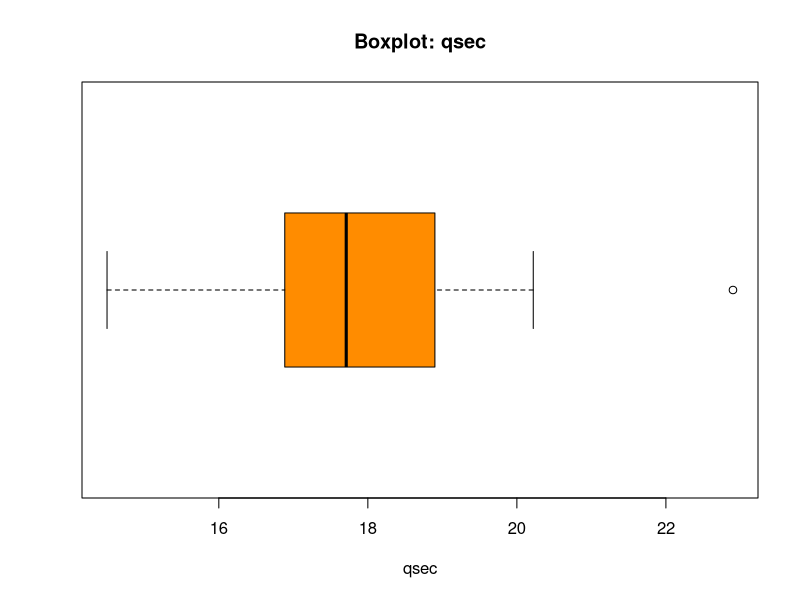
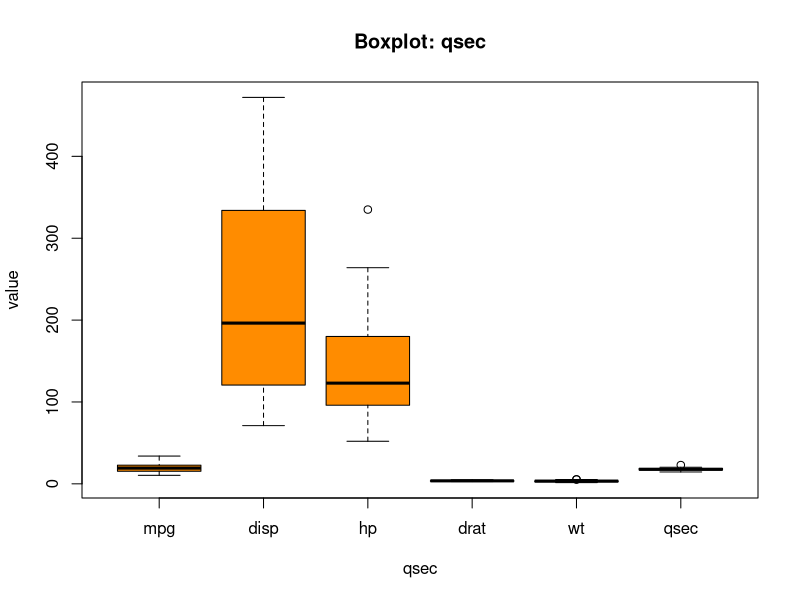
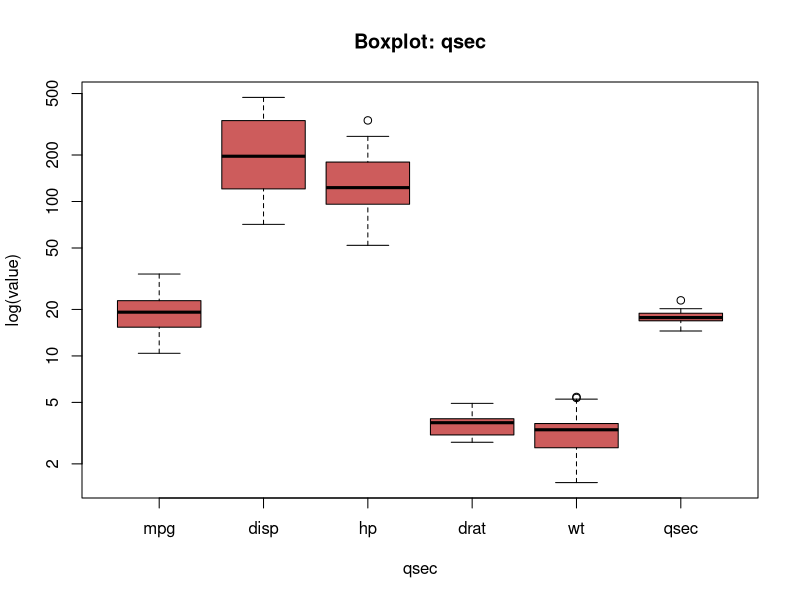
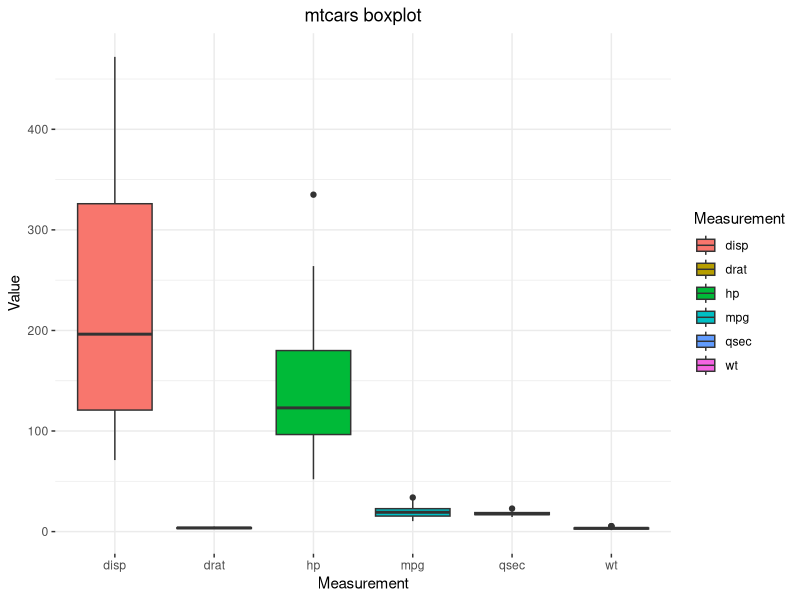
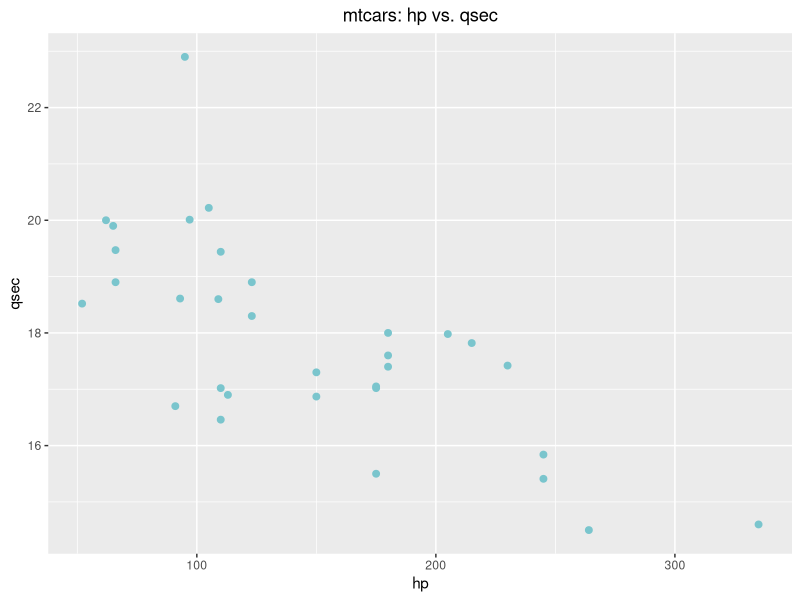
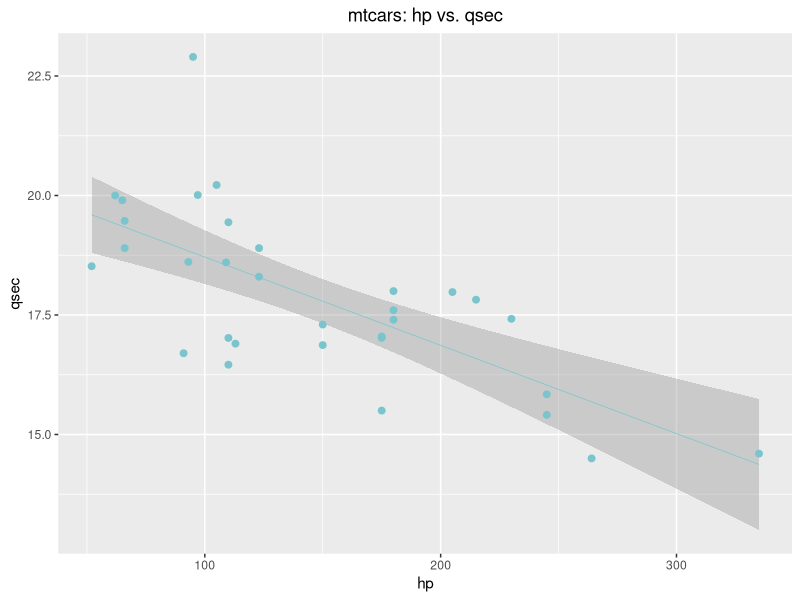
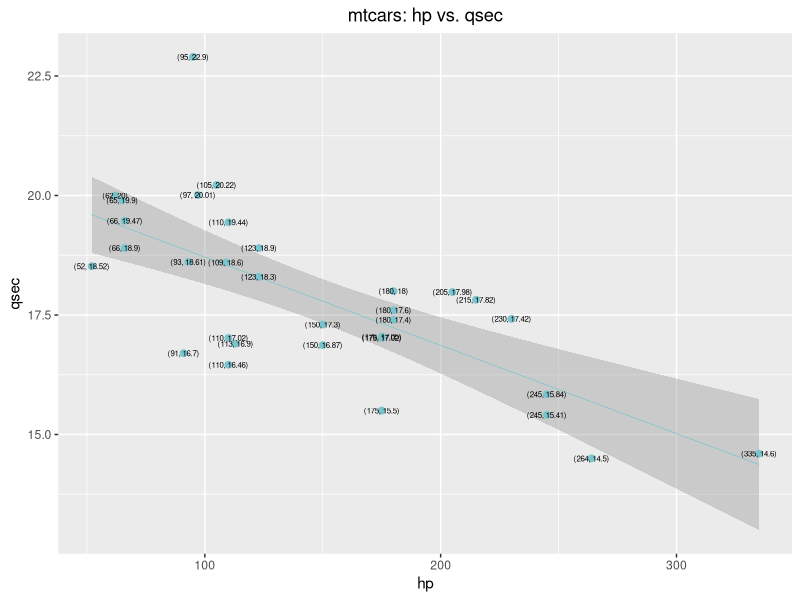
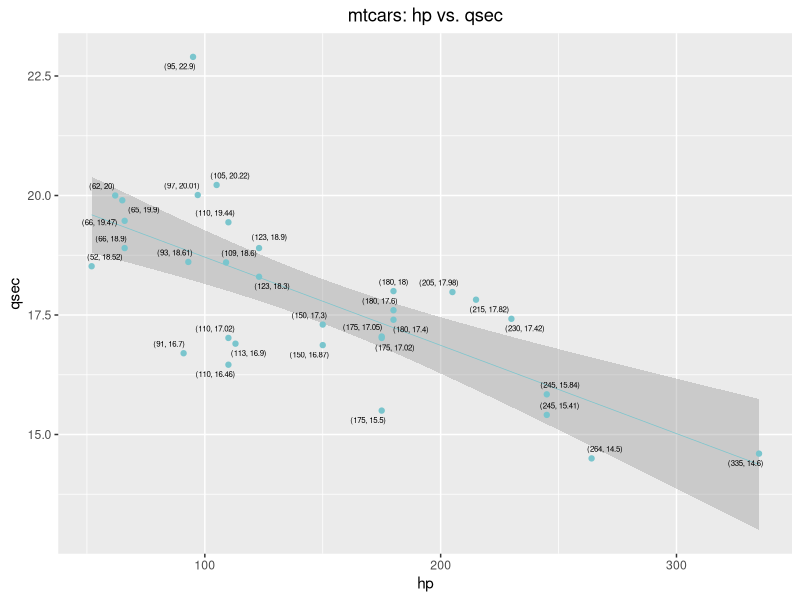

Reproduce these figures in R, in order.
## ---- chunk 1
data(mtcars)
head(mtcars)
## ---- chunk 2
print(paste0("mtcars has ", 
             dim(mtcars)[1], 
             " rows and ", 
             dim(mtcars)[2], 
             " columns."))
## ---- chunk 3
summary(mtcars)
## ---- chunk 4
mean(mtcars$qsec)
## ---- chunk 5
median(mtcars$qsec)
## ---- chunk 6
min(mtcars$qsec)
## ---- chunk 7
max(mtcars$qsec)
## ---- chunk 8
range(mtcars$qsec)
## ---- chunk 9
rangeQsec <- abs(Reduce("-", range(mtcars$qsec)))
print(rangeQsec)
## ---- chunk 10
quantile(mtcars$qsec, probs = .25)
## ---- chunk 11
quantile(mtcars$qsec, probs = c(.25, .5, .75))
## ---- chunk 12
boxplot(mtcars$qsec,
        horizontal = TRUE, 
        xlab="qsec",
        col = "darkorange",
        main = "Boxplot: qsec")
## ---- chunk 13
## NOTE: Boxplot "fences" and outlier detection
## -----------------------------------------
# Boxplot in R recognizes as outliers those data points that are found beyond OUTTER fences
# Source: http://www.itl.nist.gov/div898/handbook/prc/section1/prc16.htm
# Q3 = 75 percentile, Q1 = 25 percentile
Q3 <- quantile(mtcars$qsec, .75)
Q3
## ---- chunk 14
Q1 <- quantile(mtcars$qsec, .25)
Q1
## ---- chunk 15
# IQ = Q3 - Q1; Interquartile range
IQR <- unname(Q3 - Q1)
IQR
## ---- chunk 16
lif <- Q1 - 1.5*IQR
uif <- Q3 + 1.5*IQR
lof <- Q1 - 3*IQR
uof <- Q3 + 3*IQR
mtcars$qsec[mtcars$qsec > uif]
## ---- chunk 17
mtcars$qsec[mtcars$qsec > uof]
## ---- chunk 18
boxplot(mtcars[ , c('mpg', 'disp', 'hp', 'drat', 'wt', 'qsec')], 
        horizontal = FALSE, 
        xlab="qsec",
        ylab = "value",
        col = "darkorange",
        main = "Boxplot: qsec")
## ---- chunk 19
boxplot(mtcars[ , c('mpg', 'disp', 'hp', 'drat', 'wt', 'qsec')], 
        horizontal = FALSE, 
        xlab="qsec",
        ylab = "log(value)",
        log = "y",
        col = "indianred",
        main = "Boxplot: qsec")
## ---- chunk 20
library(tidyverse)
mtcars$id <- 1:dim(mtcars)[1]
mtcarsPlot <- mtcars %>%
  select(id, mpg, disp, hp, drat, wt, qsec) %>% 
  pivot_longer(cols = -id,
               names_to = "Measurement",
               values_to = "Value")
head(mtcarsPlot, 30)
## ---- chunk 21
ggplot(data = mtcarsPlot, 
       aes(x = Measurement, 
           y = Value, 
           fill = Measurement)) + 
  geom_boxplot() + 
  ggtitle("mtcars boxplot") + 
  theme_bw() + 
  theme(panel.border = element_blank()) + 
  theme(plot.title = element_text(hjust = .5))
## ---- chunk 22
ggplot(data = mtcars, 
       aes(x = hp, 
           y = qsec)) + 
  geom_point(size = 2, color = "cadetblue3") +
  ggtitle("mtcars: hp vs. qsec") + 
  theme(panel.border = element_blank()) + 
  theme(plot.title = element_text(hjust = .5))
## ---- chunk 23
ggplot(data = mtcars, 
       aes(x = hp, 
           y = qsec)) + 
  geom_smooth(method = "lm", size = .25, color = "cadetblue3") + 
  geom_point(size = 2, color = "cadetblue3") +
  ggtitle("mtcars: hp vs. qsec") + 
  theme(panel.border = element_blank()) + 
  theme(plot.title = element_text(hjust = .5))
## ---- chunk 24
mtcarsPlot <- mtcars %>% 
  select(hp, qsec)
mtcarsPlot$label <- paste0("(", 
                           mtcarsPlot$hp, ", ", 
                           mtcarsPlot$qsec, 
                           ")")
ggplot(data = mtcarsPlot, 
       aes(x = hp, 
           y = qsec, 
           label = label)) + 
  geom_smooth(method = "lm", size = .25, color = "cadetblue3") + 
  geom_point(size = 2, color = "cadetblue3") +
  geom_text(size = 2) + 
  ggtitle("mtcars: hp vs. qsec") + 
  theme(panel.border = element_blank()) + 
  theme(plot.title = element_text(hjust = .5))
## ---- chunk 25
library(ggrepel)
mtcarsPlot <- mtcars %>% 
  select(hp, qsec)
mtcarsPlot$label <- paste0("(", 
                           mtcarsPlot$hp, ", ", 
                           mtcarsPlot$qsec, 
                           ")")
ggplot(data = mtcarsPlot, 
       aes(x = hp, 
           y = qsec, 
           label = label)) + 
  geom_smooth(method = "lm", size = .25, color = "cadetblue3") + 
  geom_point(size = 1.5, color = "cadetblue3") +
  geom_text_repel(size = 2) + 
  ggtitle("mtcars: hp vs. qsec") + 
  theme(panel.border = element_blank()) + 
  theme(plot.title = element_text(hjust = .5))
## ---- chunk 26
mtcarsPlot <- mtcars %>% 
  select(cyl) %>% 
  group_by(cyl) %>% 
  summarise(count = n())
mtcarsPlot
## ---- chunk 27
ggplot(data = mtcarsPlot, 
       aes(x = cyl, 
           y = count)) + 
  geom_bar(stat = "identity", fill = "cadetblue4", width = .5) + 
  ggtitle("Number of cylinders across the models found in mtcars") +
  theme(panel.border = element_blank()) + 
  theme(plot.title = element_text(hjust = .5))
## ---- chunk 28
ggplot(mtcars, 
       aes(x = hp, 
           fill = cyl, 
           group = cyl)) + 
  geom_density(alpha = .15, color = "black") + 
  ggtitle("Distrubutions of hp across cyl") + 
  xlab('hp') + 
  ylab('Density') + 
  theme_bw() + 
  theme(panel.border = element_blank()) +
  theme(plot.title = element_text(hjust = .5))
## ---- chunk 29
mtcars$cyl <- as.factor(mtcars$cyl)
ggplot(mtcars, 
       aes(x = hp, 
           fill = cyl, 
           group = cyl)) + 
  geom_density(alpha = .15, color = "black") + 
  ggtitle("Distrubutions of hp across cyl") + 
  xlab('hp') + 
  ylab('Density') + 
  theme_bw() + 
  theme(panel.border = element_blank()) +
  theme(plot.title = element_text(hjust = .5))
## ---- chunk 30
ggplot(mtcars, 
       aes(x = hp)) + 
  geom_density(alpha = .15, color = "black", fill = "darkorange") + 
  ggtitle("Distrubution of hp in mtcars") + 
  xlab('hp') + 
  ylab('Density') + 
  theme_bw() + 
  theme(panel.border = element_blank()) +
  theme(plot.title = element_text(hjust = .5))
## ---- chunk 31
distribution <- 
  mtcars %>% 
  select(cyl, gear, qsec) %>% 
  group_by(cyl, gear) %>% 
  summarise(meanQsec = mean(qsec))
print(distribution)
## ---- chunk 32
ggplot(distribution, 
       aes(x = cyl, 
           y = gear, 
           size = meanQsec, 
           label = meanQsec)) + 
  geom_point(color = "cadetblue3") +
  ggtitle("Mean qsec across cyl and gear in mtcars") + 
  geom_text_repel(size = 3) + 
  theme_bw() + 
  theme(panel.border = element_blank()) +
  theme(plot.title = element_text(hjust = .5))
## ---- chunk 33
ggplot(distribution, 
       aes(x = gear, 
           y = meanQsec, 
           label = meanQsec)) + 
  geom_bar(stat = "identity", 
           color = "black", 
           fill = "darkorange") +
  facet_wrap(~cyl) + 
  ggtitle("Mean qsec across cyl and gear in mtcars") + 
  geom_text_repel(size = 3) + 
  theme_bw() + 
  theme(panel.border = element_blank()) +
  theme(plot.title = element_text(hjust = .5))
